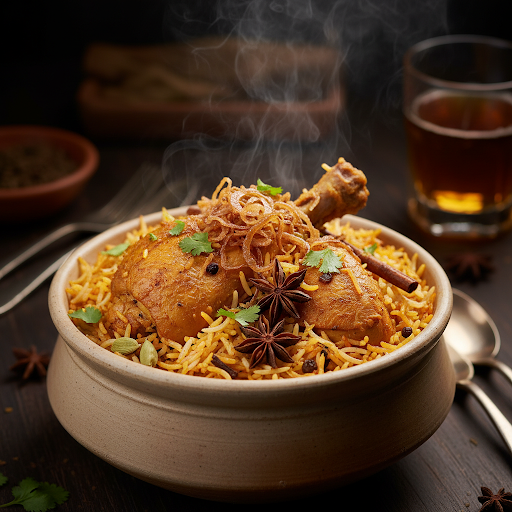
#> input picture scratch/test_stitch_img.png, 512 x 512 px
$ python -i check_menu_images.py   (imports and definitions only)
#> lines starting #> are read from the running program, lines starting #| are printed output that depends on the picture
#> further down, picture is the input picture: PIL image 512x512 RGB; mean R, G, B 81.4, 56.6, 35.6
#!/usr/bin/env python
"""Health check for every dish photo used by the four hotel menus.

Run this after any change to menu imagery:
    python scratch/check_menu_images.py

Checks:
  1. every image referenced by a menu actually exists and decodes
  2. no two dishes within the same hotel show the identical photo
  3. no image matches a known-unusable stock photo (blocklist below)

The blocklist exists because Pexels 25440738 is titled "Mushrooms, Meat and Sauces
on Black Plate". It looks like a plain mushroom dish and was picked three separate
times for vegetarian menu items before this check was added.
"""
import json, os, io, sys, hashlib, collections, urllib.request
from PIL import Image
import numpy as np

ROOT = os.path.dirname(os.path.dirname(os.path.abspath(__file__)))
# [1 line not run here, left out]

BLOCKLIST = {
    25440738: 'titled "Mushrooms, Meat and Sauces on Black Plate" - contains meat',
}


def fetch(pid, w=1200):
    url = (f"https://images.pexels.com/photos/{pid}/pexels-photo-{pid}.jpeg"
           f"?auto=compress&cs=tinysrgb&w={w}")
    req = urllib.request.Request(url, headers={"User-Agent": "Mozilla/5.0"})
    return Image.open(io.BytesIO(urllib.request.urlopen(req, timeout=60).read())).convert("RGB")


def cover(im, w=800, h=600):
#> called with w = 800, h = 600
    t = w / h
    W, H = im.size
#> W = 512; H = 512
    if W / H > t:
        nw = int(H * t); im = im.crop(((W - nw) // 2, 0, (W - nw) // 2 + nw, H))
    else:
        nh = int(W / t); im = im.crop((0, (H - nh) // 2, W, (H - nh) // 2 + nh))
#> after `nh = int(W / t)`: nh = 384
#> after `im = im.crop((0, (H - nh) // 2, W, (H - nh) // 2 + nh))`:
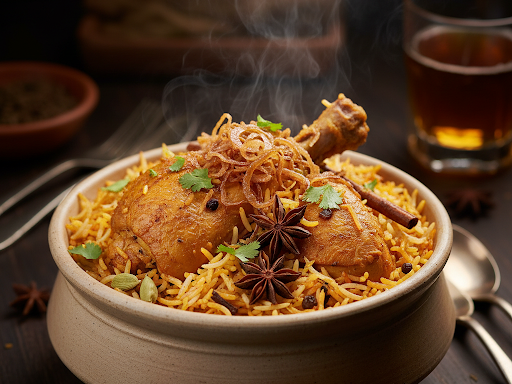
#> im: PIL image 512x384 RGB; mean R, G, B 96.5, 66, 39.8
    return im.resize((w, h), Image.LANCZOS)


def sig(im):
    a = np.asarray(im.convert("L").resize((32, 32)), dtype=float)
    return (a > a.mean()).astype(int)


# [1 line not run here, left out]
problems = []

# 1. exist + decode
H = {}
# [75 lines not run here, left out]

>>> from PIL import Image
>>> picture = Image.open('test_stitch_img.png')
>>> result = cover(picture)
